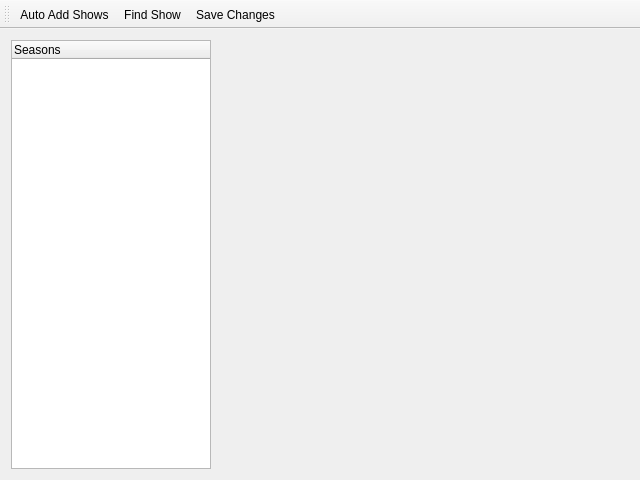
<?xml version="1.0" encoding="UTF-8"?>
<ui version="4.0">
 <class>MainWindow</class>
 <widget class="QMainWindow" name="MainWindow">
  <property name="geometry">
   <rect>
    <x>0</x>
    <y>0</y>
    <width>640</width>
    <height>480</height>
   </rect>
  </property>
  <property name="minimumSize">
   <size>
    <width>640</width>
    <height>480</height>
   </size>
  </property>
  <property name="windowTitle">
   <string>TV Namer</string>
  </property>
  <widget class="QWidget" name="centralWidget">
   <layout class="QHBoxLayout" name="horizontalLayout">
    <item>
     <widget class="QTreeWidget" name="treeSeasons">
      <property name="maximumSize">
       <size>
        <width>200</width>
        <height>16777215</height>
       </size>
      </property>
      <column>
       <property name="text">
        <string>Seasons</string>
       </property>
      </column>
     </widget>
    </item>
    <item>
     <widget class="QStackedWidget" name="stackedSeasons"/>
    </item>
   </layout>
  </widget>
  <widget class="QToolBar" name="mainToolBar">
   <property name="toolTip">
    <string/>
   </property>
   <attribute name="toolBarArea">
    <enum>TopToolBarArea</enum>
   </attribute>
   <attribute name="toolBarBreak">
    <bool>false</bool>
   </attribute>
   <addaction name="actionAutoAddShows"/>
   <addaction name="actionFindShow"/>
   <addaction name="actionSaveChanges"/>
  </widget>
  <action name="actionFindShow">
   <property name="text">
    <string>Find Show</string>
   </property>
   <property name="toolTip">
    <string>&lt;html&gt;&lt;head/&gt;&lt;body&gt;&lt;p&gt;Use this to search for a TV show and then provide an optional directory to match up seasons. If there are any issues with the matching, these can be altered later.&lt;/p&gt;&lt;/body&gt;&lt;/html&gt;</string>
   </property>
  </action>
  <action name="actionSaveChanges">
   <property name="text">
    <string>Save Changes</string>
   </property>
   <property name="toolTip">
    <string>&lt;html&gt;&lt;head/&gt;&lt;body&gt;&lt;p&gt;Renames all the files listed in all the TV shows and seasons.&lt;/p&gt;&lt;p align=&quot;center&quot;&gt;&lt;span style=&quot; font-size:12pt; font-weight:600;&quot;&gt;Before clicking this, ensure you have verified all the files.&lt;/span&gt;&lt;/p&gt;&lt;/body&gt;&lt;/html&gt;</string>
   </property>
  </action>
  <action name="actionAutoAddShows">
   <property name="text">
    <string>Auto Add Shows</string>
   </property>
   <property name="toolTip">
    <string>&lt;html&gt;&lt;head/&gt;&lt;body&gt;&lt;p&gt;Automatically adds TV shows by searching through a directory and searching for a particular TV show using the directory name. If there are any wrong matches, you can remove them and add them again manually.&lt;/p&gt;&lt;/body&gt;&lt;/html&gt;</string>
   </property>
  </action>
  <action name="actionRemove">
   <property name="text">
    <string>Remove</string>
   </property>
   <property name="toolTip">
    <string>&lt;html&gt;&lt;head/&gt;&lt;body&gt;&lt;p&gt;Remove this Show or Season from the list of files to change.&lt;/p&gt;&lt;/body&gt;&lt;/html&gt;</string>
   </property>
  </action>
 </widget>
 <layoutdefault spacing="6" margin="11"/>
 <resources/>
 <connections/>
</ui>
